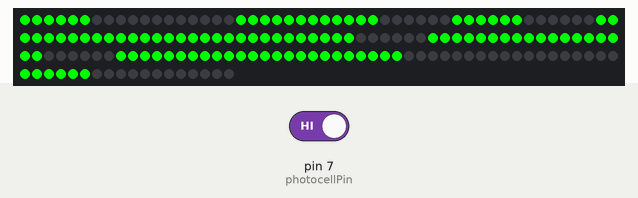
A sketch run on a simulated Arduino Uno, built with avr-gcc and run on an emulated ATmega328P. Parts: 168 RGB LEDs in strip order, left to right, continuing on the next row. The test bench sets the inputs (shaded band); at power-on: pin 7 (photocellPin) HIGH. The local clock reads 2024-03-15 10:24:30 at power-on unless the sketch sets it.

Above: at 1.2 s.
1.3 s: pin 7 (photocellPin) driven LOW
At 2.2 s:
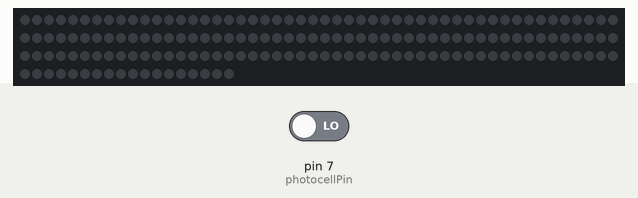
3.0 s: pin 7 (photocellPin) driven HIGH
At 4.9 s:
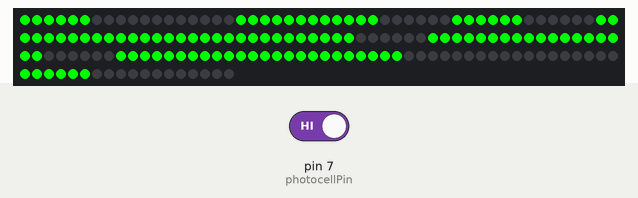
5.6 s: pin 7 (photocellPin) driven LOW
At 7.5 s:
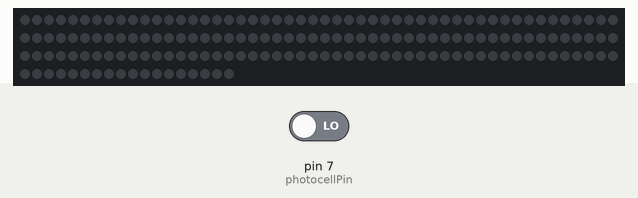
Timing chart, 0 to 9.0 s (numbered marks = the images above; inputs shaded):
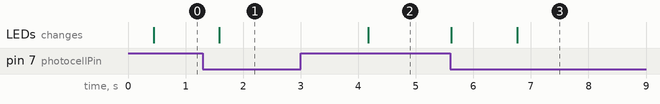

Measured:
- after the input at 1.3 s, the LEDs: change after 0.29 s (image 1)
- after the input at 3.0 s, the LEDs: change after 1.2 s (image 2)
- after the input at 5.6 s, the LEDs: first change at once (image 3 shows a later state)

The sketch:

run.ino
```cpp
#include <FastLED.h>
#include <DS3232RTC.h>
#define numberOfLEDs 168
#define controlPin 5
#define photocellPin 7
CRGB leds[numberOfLEDs];

int rb[] = {0,1,3,4,5,6,7,8,9}; // 右下
int bb[] = {0,2,3,5,6,8,9};     // 下
int lb[] = {0,2,6,8};           // 左下
int lu[] = {0,4,5,6,8,9};       // 左上
int uu[] = {0,2,3,5,6,7,8,9};   // 上
int ru[] = {0,1,2,3,4,7,8,9};   // 右上
int cc[] = {2,3,4,5,6,8,9};     // 中央
int thisLED = 0;

void setup() {
  // 時刻設定
  //  setTime(15, 7, 0, 27, 6, 2021);
  //  RTC.set(now());

  Serial.begin(9600);
  setSyncProvider(RTC.get);
  pinMode(photocellPin, INPUT);
  FastLED.addLeds<WS2812B, controlPin, GRB>(leds, numberOfLEDs);
}

bool jbar(int a, int *b, int n) {
  for (int i=0; i<n; i++){
    if (a == b[i]) {
      return true;
    }
  }
  return false;
}

void lighton() {
  if ( digitalRead(photocellPin) == 0 ) { leds[thisLED].r = 0; leds[thisLED].g = 0; leds[thisLED].b = 0; }
  else if ( 18 <= hour() || hour() < 6 ) { leds[thisLED].r = 0; leds[thisLED].g = 0; leds[thisLED].b = 255; }
  else if ( 6 <= hour()  && hour() < 18 ) { leds[thisLED].r = 0; leds[thisLED].g = 255; leds[thisLED].b = 0; }
}

void loop() {
  int bar = 1; // 点灯番号

  for (thisLED=0; thisLED < numberOfLEDs; thisLED++) {
    if (thisLED % 6 == 0 and thisLED != 0) {
      bar++;
    }
    switch(bar) {
      // 4桁目
      case  1: if (jbar(minute()%10, rb, 9)) { lighton(); } else { leds[thisLED].r = 0; leds[thisLED].g = 0; leds[thisLED].b = 0; } break;
      case  2: if (jbar(minute()%10, bb, 7)) { lighton(); } else { leds[thisLED].r = 0; leds[thisLED].g = 0; leds[thisLED].b = 0; } break;
      case  3: if (jbar(minute()%10, lb, 4)) { lighton(); } else { leds[thisLED].r = 0; leds[thisLED].g = 0; leds[thisLED].b = 0; } break;
      case  4: if (jbar(minute()%10, cc, 7)) { lighton(); } else { leds[thisLED].r = 0; leds[thisLED].g = 0; leds[thisLED].b = 0; } break;
      case  5: if (jbar(minute()%10, ru, 8)) { lighton(); } else { leds[thisLED].r = 0; leds[thisLED].g = 0; leds[thisLED].b = 0; } break;
      case  6: if (jbar(minute()%10, uu, 8)) { lighton(); } else { leds[thisLED].r = 0; leds[thisLED].g = 0; leds[thisLED].b = 0; } break;
      case  7: if (jbar(minute()%10, lu, 6)) { lighton(); } else { leds[thisLED].r = 0; leds[thisLED].g = 0; leds[thisLED].b = 0; } break;

      // 3桁目
      case  8: if (jbar(minute()/10, rb, 9)) { lighton(); } else { leds[thisLED].r = 0; leds[thisLED].g = 0; leds[thisLED].b = 0; } break;
      case  9: if (jbar(minute()/10, bb, 7)) { lighton(); } else { leds[thisLED].r = 0; leds[thisLED].g = 0; leds[thisLED].b = 0; } break;
      case 10: if (jbar(minute()/10, lb, 4)) { lighton(); } else { leds[thisLED].r = 0; leds[thisLED].g = 0; leds[thisLED].b = 0; } break;
      case 11: if (jbar(minute()/10, cc, 7)) { lighton(); } else { leds[thisLED].r = 0; leds[thisLED].g = 0; leds[thisLED].b = 0; } break;
      case 12: if (jbar(minute()/10, ru, 8)) { lighton(); } else { leds[thisLED].r = 0; leds[thisLED].g = 0; leds[thisLED].b = 0; } break;
      case 13: if (jbar(minute()/10, uu, 8)) { lighton(); } else { leds[thisLED].r = 0; leds[thisLED].g = 0; leds[thisLED].b = 0; } break;
      case 14: if (jbar(minute()/10, lu, 6)) { lighton(); } else { leds[thisLED].r = 0; leds[thisLED].g = 0; leds[thisLED].b = 0; } break;

      // 2桁目
      case 15: if (jbar(hour()%10, rb, 9)) { lighton(); } else { leds[thisLED].r = 0; leds[thisLED].g = 0; leds[thisLED].b = 0; } break;
      case 16: if (jbar(hour()%10, bb, 7)) { lighton(); } else { leds[thisLED].r = 0; leds[thisLED].g = 0; leds[thisLED].b = 0; } break;
      case 17: if (jbar(hour()%10, lb, 4)) { lighton(); } else { leds[thisLED].r = 0; leds[thisLED].g = 0; leds[thisLED].b = 0; } break;
      case 18: if (jbar(hour()%10, cc, 7)) { lighton(); } else { leds[thisLED].r = 0; leds[thisLED].g = 0; leds[thisLED].b = 0; } break;
      case 19: if (jbar(hour()%10, ru, 8)) { lighton(); } else { leds[thisLED].r = 0; leds[thisLED].g = 0; leds[thisLED].b = 0; } break;
      case 20: if (jbar(hour()%10, uu, 8)) { lighton(); } else { leds[thisLED].r = 0; leds[thisLED].g = 0; leds[thisLED].b = 0; } break;
      case 21: if (jbar(hour()%10, lu, 6)) { lighton(); } else { leds[thisLED].r = 0; leds[thisLED].g = 0; leds[thisLED].b = 0; } break;

      // 1桁目
      case 22: if (jbar(hour()/10, rb, 9)) { lighton(); } else { leds[thisLED].r = 0; leds[thisLED].g = 0; leds[thisLED].b = 0; } break;
      case 23: if (jbar(hour()/10, bb, 7)) { lighton(); } else { leds[thisLED].r = 0; leds[thisLED].g = 0; leds[thisLED].b = 0; } break;
      case 24: if (jbar(hour()/10, lb, 4)) { lighton(); } else { leds[thisLED].r = 0; leds[thisLED].g = 0; leds[thisLED].b = 0; } break;
      case 25: if (jbar(hour()/10, cc, 7)) { lighton(); } else { leds[thisLED].r = 0; leds[thisLED].g = 0; leds[thisLED].b = 0; } break;
      case 26: if (jbar(hour()/10, ru, 8)) { lighton(); } else { leds[thisLED].r = 0; leds[thisLED].g = 0; leds[thisLED].b = 0; } break;
      case 27: if (jbar(hour()/10, uu, 8)) { lighton(); } else { leds[thisLED].r = 0; leds[thisLED].g = 0; leds[thisLED].b = 0; } break;
      case 28: if (jbar(hour()/10, lu, 6)) { lighton(); } else { leds[thisLED].r = 0; leds[thisLED].g = 0; leds[thisLED].b = 0; } break;
    }
  }

  FastLED.show();
  delay(1000);
}
```
